Frame 1 (no input): blank canvas, image omitted
Frame 60 (no input): blank canvas, image omitted
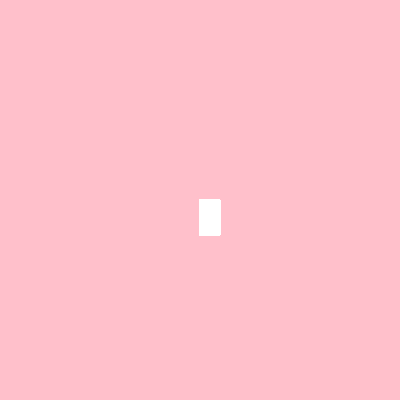
Frame 120 (the mouse pressed at the canvas centre since frame 60)

The p5.js sketch whose frames 1 and 60 were blank and that drew this single picture after the mouse press (run headless with seeded random() and noise() and a simulated clock; from frame 60 on, the mouse is pressed at the canvas centre):

// p5.js sketch
// ── sketch.js
function setup() {
  createCanvas(400, 400);
  background("pink");
}

function draw() {
  
stroke("white")
fill ("white")
  
 //console.log(mouseisPressed);
  
  if (mouseIsPressed) {
    rect (mouseX, mouseY, 20, 35);
  }
}
